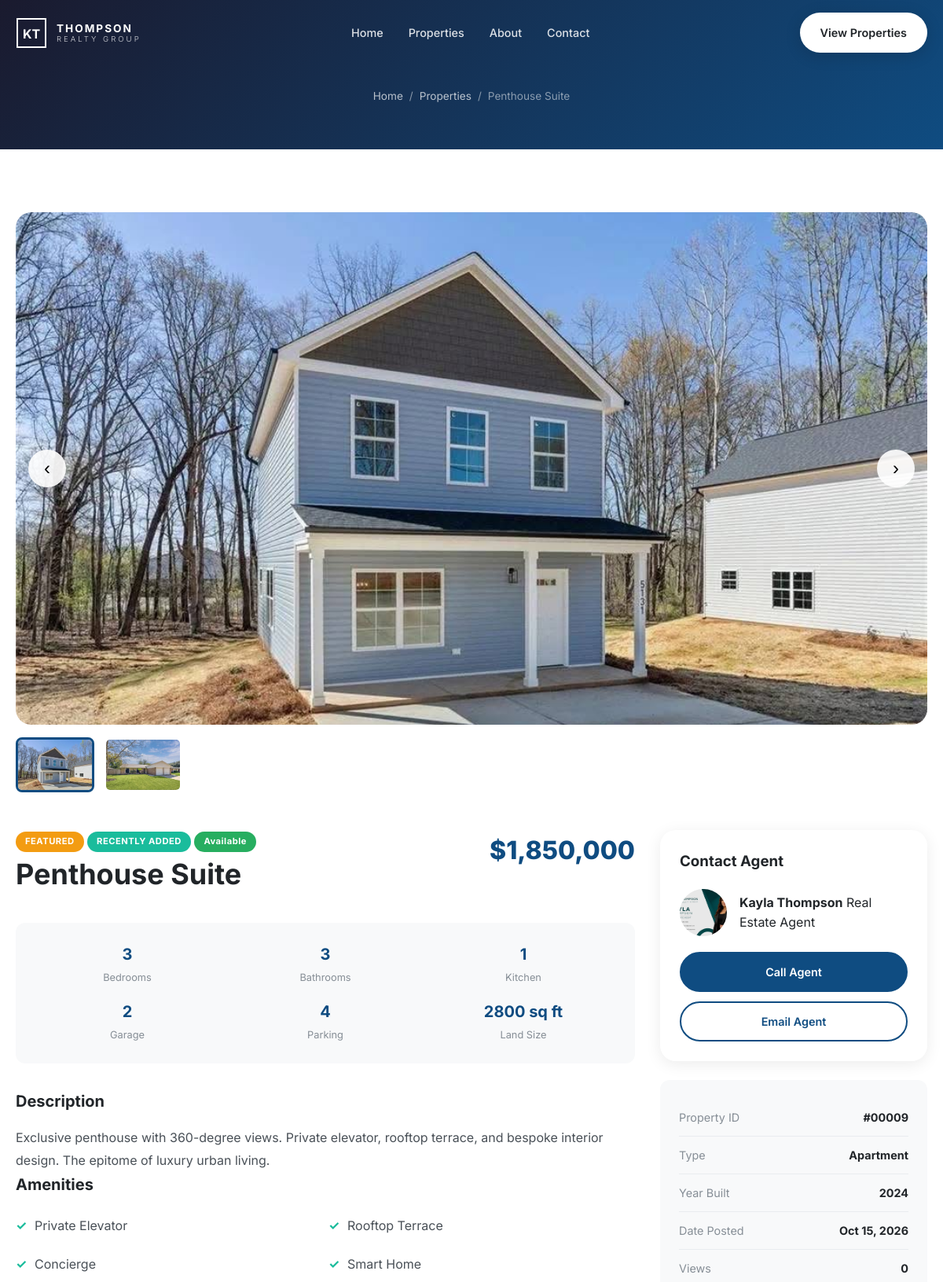
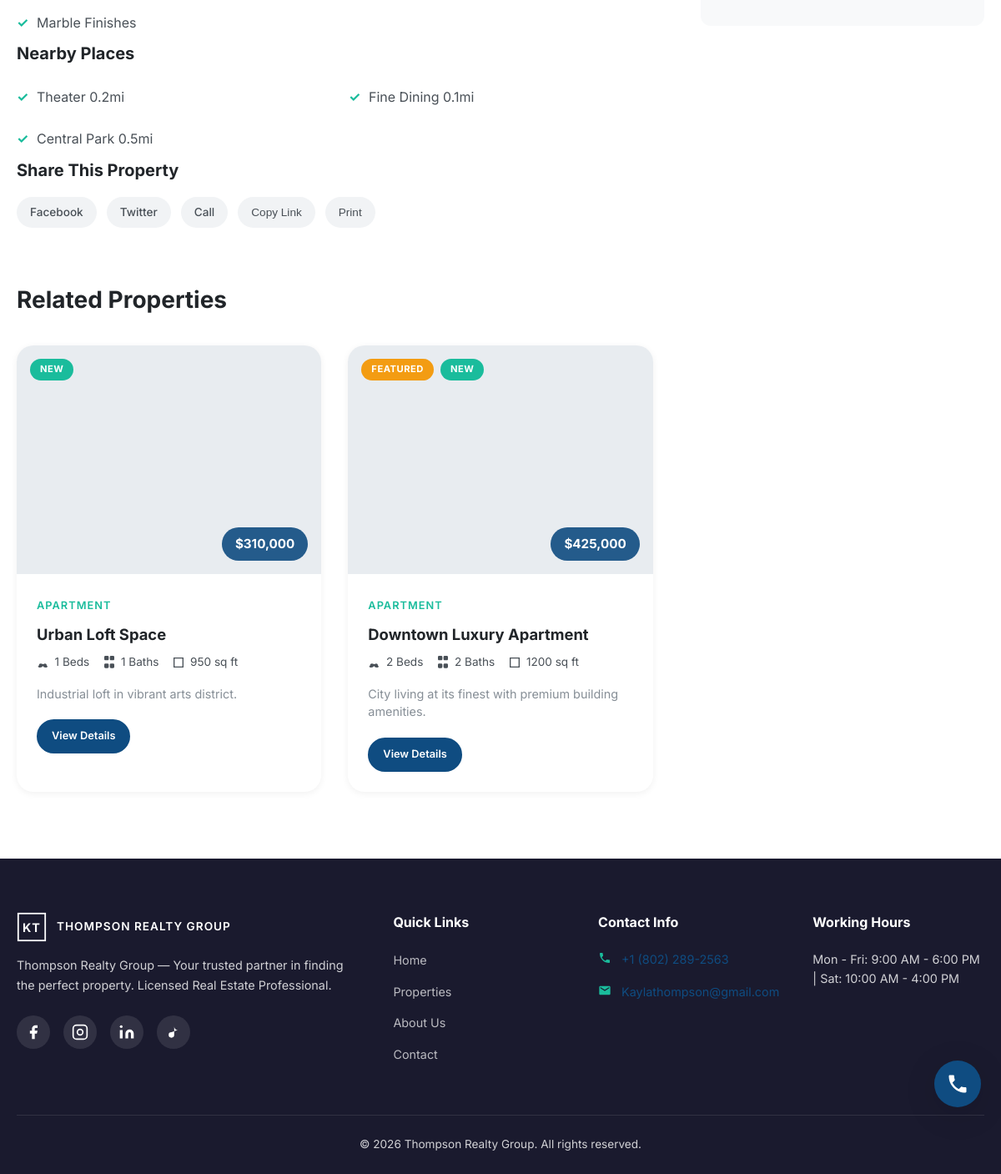
Page /property.php?slug=penthouse-suite on the committed database (2 pictures, top to bottom).
### tables this page shows
CREATE TABLE properties (
    id INT UNSIGNED AUTO_INCREMENT PRIMARY KEY,
    title VARCHAR(255) NOT NULL,
    slug VARCHAR(255) NOT NULL UNIQUE,
    price DECIMAL(15,2) NOT NULL DEFAULT 0,
    property_type_id INT UNSIGNED NOT NULL,
    status ENUM('available','sold','pending') NOT NULL DEFAULT 'available',
    description TEXT,
    short_description VARCHAR(500),
    bedrooms INT UNSIGNED DEFAULT 0,
    bathrooms INT UNSIGNED DEFAULT 0,
    kitchen INT UNSIGNED DEFAULT 0,
    garage INT UNSIGNED DEFAULT 0,
    parking INT UNSIGNED DEFAULT 0,
    land_size VARCHAR(50),
    year_built YEAR,
    address VARCHAR(255),
    state_id INT UNSIGNED NOT NULL,
    city_id INT UNSIGNED NOT NULL,
    zip_code VARCHAR(20),
    latitude DECIMAL(10,8),
    longitude DECIMAL(11,8),
    amenities TEXT,
    nearby_places TEXT,
    featured_image VARCHAR(255),
    is_featured TINYINT(1) DEFAULT 0,
    views INT UNSIGNED DEFAULT 0,
    created_at TIMESTAMP DEFAULT CURRENT_TIMESTAMP,
    updated_at TIMESTAMP DEFAULT CURRENT_TIMESTAMP ON UPDATE CURRENT_TIMESTAMP,
    FOREIGN KEY (property_type_id) REFERENCES property_types(id),
    FOREIGN KEY (state_id) REFERENCES states(id),
    FOREIGN KEY (city_id) REFERENCES cities(id),
    INDEX idx_status (status),
    INDEX idx_featured (is_featured),
    INDEX idx_price (price),
    INDEX idx_created (created_at)
);

CREATE TABLE property_images (
    id INT UNSIGNED AUTO_INCREMENT PRIMARY KEY,
    property_id INT UNSIGNED NOT NULL,
    image_path VARCHAR(255) NOT NULL,
    thumbnail_path VARCHAR(255),
    is_cover TINYINT(1) DEFAULT 0,
    sort_order INT DEFAULT 0,
    created_at TIMESTAMP DEFAULT CURRENT_TIMESTAMP,
    FOREIGN KEY (property_id) REFERENCES properties(id) ON DELETE CASCADE
);

CREATE TABLE property_types (
    id INT UNSIGNED AUTO_INCREMENT PRIMARY KEY,
    name VARCHAR(50) NOT NULL UNIQUE,
    slug VARCHAR(50) NOT NULL UNIQUE
);

### includes/config/database.php (called while the page is built, shortened)
<?php
function getDB(): PDO
{
    static $pdo = null;
    if ($pdo === null) {
        $dsn = 'mysql:host=' . DB_HOST . ';dbname=' . DB_NAME . ';charset=' . DB_CHARSET;
        $options = [
            PDO::ATTR_ERRMODE            => PDO::ERRMODE_EXCEPTION,
            PDO::ATTR_DEFAULT_FETCH_MODE => PDO::FETCH_ASSOC,
            PDO::ATTR_EMULATE_PREPARES   => false,
        ];
        $pdo = new PDO($dsn, DB_USER, DB_PASS, $options);
    }
    return $pdo;
}

### property.php (the view, shortened to what this page needs)
<?php
$slug = sanitize($_GET['slug'] ?? '');
$property = getPropertyBySlug($slug);
$property = enrichProperty($property);
$images = getPropertyImages($property['id']);
$related = array_map('enrichProperty', getRelatedProperties($property['id'], $property['property_type_id']));
$amenities = array_filter(array_map('trim', explode(',', $property['amenities'] ?? '')));
$nearby = array_filter(array_map('trim', explode(',', $property['nearby_places'] ?? '')));
$pageTitle = $property['title'] . ' | ' . getSetting('site_name');
$phone = getSetting('contact_phone');
$email = getSetting('contact_email');
$shareUrl = urlencode(APP_URL . '/property.php?slug=' . $property['slug']);
require_once __DIR__ . '/includes/header.php';
?>
<section class="page-hero page-hero--small">
    <div class="container">
        <nav class="breadcrumb" aria-label="Breadcrumb">
            <a href="<?= asset('index.php') ?>">Home</a>
            <span>/</span>
            <a href="<?= asset('listings.php') ?>">Properties</a>
            <span>/</span>
            <span><?= e($property['title']) ?></span>
        </nav>
    </div>
</section>
<section class="section property-detail">
    <div class="container">
        <div class="property-detail__gallery">
            <div class="gallery-main" id="gallery-main">
                <?php
                $mainImg = propertyImagePath($property['featured_image']);
                if (!empty($images[0]['image_path'])) {
                    $mainImg = $images[0]['image_path'];
                }
                ?>
                <img src="<?= asset($mainImg) ?>" alt="<?= e($property['title']) ?>" id="gallery-main-img">
                <?php if (count($images) > 1): ?>
                <button class="gallery-nav gallery-nav--prev" id="gallery-prev" aria-label="Previous image">‹</button>
                <button class="gallery-nav gallery-nav--next" id="gallery-next" aria-label="Next image">›</button>
                <?php endif; ?>
            </div>
            <?php if (count($images) > 1): ?>
            <div class="gallery-thumbs">
                <?php foreach ($images as $i => $img): ?>
                <button class="gallery-thumb <?= $i === 0 ? 'active' : '' ?>" data-src="<?= asset($img['image_path']) ?>">
                    <img src="<?= asset(propertyImagePath($img['thumbnail_path'] ?? $img['image_path'])) ?>" alt="Thumbnail <?= $i + 1 ?>" loading="lazy">
                </button>
                <?php endforeach; ?>
            </div>
            <?php endif; ?>
        </div>
        <div class="property-detail__layout">
            <div class="property-detail__main">
                <div class="property-detail__header">
                    <div>
                        <?php if ($property['is_featured']): ?><span class="badge badge--featured">Featured</span><?php endif; ?>
                        <?php if (isRecent($property['created_at'])): ?><span class="badge badge--new">Recently Added</span><?php endif; ?>
                        <span class="badge badge--status badge--<?= e($property['status']) ?>"><?= ucfirst(e($property['status'])) ?></span>
                        <h1><?= e($property['title']) ?></h1>
                    </div>
                    <div class="property-detail__price"><?= $property['price_formatted'] ?></div>
                </div>
                <div class="property-detail__meta-grid">
                    <div><strong><?= $property['bedrooms'] ?></strong><span>Bedrooms</span></div>
                    <div><strong><?= $property['bathrooms'] ?></strong><span>Bathrooms</span></div>
                    <div><strong><?= $property['kitchen'] ?></strong><span>Kitchen</span></div>
                    <div><strong><?= $property['garage'] ?></strong><span>Garage</span></div>
                    <div><strong><?= $property['parking'] ?></strong><span>Parking</span></div>
                    <div><strong><?= e($property['land_size']) ?></strong><span>Land Size</span></div>
                </div>
                <div class="property-detail__info">
                    <h3>Description</h3>
                    <p><?= nl2br(e($property['description'])) ?></p>
                </div>
                <?php if ($amenities): ?>
                <div class="property-detail__amenities">
                    <h3>Amenities</h3>
                    <ul class="amenities-list">
                        <?php foreach ($amenities as $a): ?>
                        <li><?= e($a) ?></li>
                        <?php endforeach; ?>
                    </ul>
                </div>
                <?php endif; ?>
                <?php if ($nearby): ?>
                <div class="property-detail__nearby">
                    <h3>Nearby Places</h3>
                    <ul class="nearby-list">
                        <?php foreach ($nearby as $n): ?>
                        <li><?= e($n) ?></li>
                        <?php endforeach; ?>
                    </ul>
                </div>
                <?php endif; ?>
                <div class="property-detail__share">
                    <h3>Share This Property</h3>
                    <div class="share-buttons">
                        <a href="https://www.facebook.com/sharer/sharer.php?u=<?= $shareUrl ?>" target="_blank" rel="noopener" class="share-btn">Facebook</a>
                        <a href="https://twitter.com/intent/tweet?url=<?= $shareUrl ?>&text=<?= urlencode($property['title']) ?>" target="_blank" rel="noopener" class="share-btn">Twitter</a>
                        <a href="tel:<?= e(preg_replace('/[^0-9+]/', '', $phone)) ?>" class="share-btn">Call</a>
                        <button class="share-btn" id="copy-link" data-url="<?= asset('property.php?slug=' . $property['slug']) ?>">Copy Link</button>
                        <button class="share-btn" onclick="window.print()">Print</button>
                    </div>
                </div>
            </div>
            <aside class="property-detail__sidebar">
                <div class="agent-card glass-card">
                    <h3>Contact Agent</h3>
                    <div class="agent-card__info">
                        <img src="<?= asset(getSetting('agent_photo')) ?>" alt="<?= e(getSetting('agent_name')) ?>">
                        <div>
                            <strong><?= e(getSetting('agent_name')) ?></strong>
                            <span><?= e(getSetting('agent_title')) ?></span>
                        </div>
                    </div>
                    <div class="agent-card__actions">
                        <a href="tel:<?= e(preg_replace('/[^0-9+]/', '', $phone)) ?>" class="btn btn--primary btn--block">Call Agent</a>
                        <a href="mailto:<?= e($email) ?>?subject=<?= urlencode('Inquiry: ' . $property['title']) ?>" class="btn btn--outline btn--block">Email Agent</a>
                    </div>
                </div>
                <div class="property-detail__meta-box">
                    <ul>
                        <li><span>Property ID</span><strong>#<?= str_pad($property['id'], 5, '0', STR_PAD_LEFT) ?></strong></li>
                        <li><span>Type</span><strong><?= e($property['type_name']) ?></strong></li>
                        <li><span>Year Built</span><strong><?= e($property['year_built'] ?? 'N/A') ?></strong></li>
                        <li><span>Date Posted</span><strong><?= formatDate($property['created_at']) ?></strong></li>
                        <li><span>Views</span><strong><?= number_format($property['views']) ?></strong></li>
                    </ul>
                </div>
            </aside>
        </div>
        <?php if ($related): ?>
        <div class="related-properties">
            <h2>Related Properties</h2>
            <div class="property-grid">
                <?php foreach ($related as $p): ?>
                    <?= renderPropertyCard($p) ?>
                <?php endforeach; ?>
            </div>
        </div>
        <?php endif; ?>
    </div>
</section>
<?php
require_once __DIR__ . '/includes/footer.php';
?>

### includes/functions.php (shortened to what this page needs)
<?php
function e(?string $str): string
{
    return htmlspecialchars($str ?? '', ENT_QUOTES, 'UTF-8');
}
function sanitize(string $input): string
{
    return trim(strip_tags($input));
}
function getSetting(string $key, string $default = ''): string
{
    static $cache = null;
    if ($cache === null) {
        $cache = [];
        try {
            $stmt = getDB()->query('SELECT setting_key, setting_value FROM settings');
            while ($row = $stmt->fetch()) {
                $cache[$row['setting_key']] = $row['setting_value'];
            }
        } catch (PDOException $e) {
            return $default;
        }
    }
    return $cache[$key] ?? $default;
}
function formatPrice(float $price): string
{
    return '$' . number_format($price, 0, '.', ',');
}
function formatDate(string $date): string
{
    return date('M d, Y', strtotime($date));
}
function isRecent(string $date, int $days = 14): bool
{
    return (time() - strtotime($date)) < ($days * 86400);
}
function getPropertyBySlug(string $slug): ?array
{
    $sql = "SELECT p.*, pt.name as type_name, s.name as state_name, s.code as state_code, c.name as city_name
            FROM properties p
            JOIN property_types pt ON p.property_type_id = pt.id
            JOIN states s ON p.state_id = s.id
            JOIN cities c ON p.city_id = c.id
            WHERE p.slug = ?";
    $stmt = getDB()->prepare($sql);
    $stmt->execute([$slug]);
    $row = $stmt->fetch();
    return $row ?: null;
}
function getPropertyImages(int $propertyId): array
{
    $stmt = getDB()->prepare('SELECT * FROM property_images WHERE property_id = ? ORDER BY is_cover DESC, sort_order ASC');
    $stmt->execute([$propertyId]);
    return $stmt->fetchAll();
}
function getRelatedProperties(int $propertyId, int $typeId, int $limit = 3): array
{
    $limit = max(1, min($limit, 12));
    $sql = "SELECT p.*, pt.name as type_name, s.name as state_name, c.name as city_name
            FROM properties p
            JOIN property_types pt ON p.property_type_id = pt.id
            JOIN states s ON p.state_id = s.id
            JOIN cities c ON p.city_id = c.id
            WHERE p.id != ? AND p.property_type_id = ?
            ORDER BY RAND() LIMIT {$limit}";
    $stmt = getDB()->prepare($sql);
    $stmt->execute([$propertyId, $typeId]);
    return $stmt->fetchAll();
}
function renderPropertyCard(array $property): string
{
    $img = e(asset($property['featured_image'] ?: 'assets/images/properties/1.jpeg'));
    $url = APP_URL . '/property.php?slug=' . urlencode($property['slug']);
    $title = e($property['title']);
    $typeName = e($property['type_name']);
    $landSize = e($property['land_size'] ?? '');
    $priceFormatted = e($property['price_formatted']);
    $bedrooms = (int) $property['bedrooms'];
    $bathrooms = (int) $property['bathrooms'];
    $badges = '';
    if ($property['is_featured']) {
        $badges .= '<span class="badge badge--featured">Featured</span>';
    }
    if (isRecent($property['created_at'])) {
        $badges .= '<span class="badge badge--new">New</span>';
    }
    $desc = e(mb_substr($property['short_description'] ?? '', 0, 100));
    return <<<HTML
    <article class="property-card" data-animate>
        <div class="property-card__image-wrap">
            <img class="property-card__image lazy" data-src="{$img}" alt="{$title}" loading="lazy">
            <div class="property-card__badges">{$badges}</div>
            <div class="property-card__price">{$priceFormatted}</div>
        </div>
        <div class="property-card__body">
            <span class="property-card__type">{$typeName}</span>
            <h3 class="property-card__title"><a href="{$url}">{$title}</a></h3>
            <div class="property-card__meta">
                <span><svg width="16" height="16" viewBox="0 0 24 24" fill="currentColor"><path d="M7 14c-1.66 0-3 1.34-3 3 0 1.31-1.16 2-2 2 .92 1.22 2.49 2 4 2 2.67 0 4.33-1.5 5-3 .67 1.5 2.33 3 5 3 1.51 0 3.09-.78 4-2-.84 0-2-1.09-2-2 0-1.66-1.34-3-3-3-1.09 0-2.09.45-2.78 1.16C9.09 14.45 8.09 14 7 14z"/></svg> {$bedrooms} Beds</span>
                <span><svg width="16" height="16" viewBox="0 0 24 24" fill="currentColor"><path d="M9 22H5c-1.1 0-2-.9-2-2v-4c0-1.1.9-2 2-2h4c1.1 0 2 .9 2 2v4c0 1.1-.9 2-2 2zm0-14H5c-1.1 0-2-.9-2-2V2c0-1.1.9-2 2-2h4c1.1 0 2 .9 2 2v4c0 1.1-.9 2-2 2zm10 14h-4c-1.1 0-2-.9-2-2v-4c0-1.1.9-2 2-2h4c1.1 0 2 .9 2 2v4c0 1.1-.9 2-2 2zm0-14h-4c-1.1 0-2-.9-2-2V2c0-1.1.9-2 2-2h4c1.1 0 2 .9 2 2v4c0 1.1-.9 2-2 2z"/></svg> {$bathrooms} Baths</span>
                <span><svg width="16" height="16" viewBox="0 0 24 24" fill="currentColor"><path d="M3 3v18h18V3H3zm16 16H5V5h14v14z"/></svg> {$landSize}</span>
            </div>
            <p class="property-card__desc">{$desc}</p>
            <a href="{$url}" class="btn btn--primary btn--sm">View Details</a>
        </div>
    </article>
    HTML;
}
function enrichProperty(array $p): array
{
    $p['price_formatted'] = formatPrice((float) $p['price']);
    return $p;
}
function asset(?string $path): string
{
    return APP_URL . '/' . ltrim($path, '/');
}
function propertyImagePath(?string $path): string
{
    return ($path !== null && $path !== '') ? $path : 'assets/images/properties/1.jpeg';
}

### rows in the picture
properties: title "Penthouse Suite", status "Available", bedrooms "3", bathrooms "3", kitchen "1", garage "2", parking "4", land_size "2800 sq ft", description "Exclusive penthouse with 360-degree views. Private elevator, rooftop terrace, and bespoke interior design. The epitome of luxury urban living.", amenities "Private Elevator", amenities "Rooftop Terrace", amenities "Concierge", amenities "Smart Home", amenities "Marble Finishes", nearby_places "Theater 0.2mi", nearby_places "Fine Dining 0.1mi", nearby_places "Central Park 0.5mi", id "00009", property_type.name "Apartment", year_built "2024", created_at "Oct 15, 2026", views "0"
property_images: image_path (picture), thumbnail_path+image_path (picture)
property_images: thumbnail_path+image_path (picture)
properties: shows "NEW", priceFormatted "$310,000", property_type.name "APARTMENT", title "Urban Loft Space", bedrooms "1", bathrooms "1", land_size "950 sq ft", short_description "Industrial loft in vibrant arts district."
properties: is_featured "FEATURED", shows "NEW", priceFormatted "$425,000", property_type.name "APARTMENT", title "Downtown Luxury Apartment", bedrooms "2", bathrooms "2", land_size "1200 sq ft", short_description "City living at its finest with premium building amenities."

### other values in the picture
$property['price_formatted'] "$1,850,000"
getSetting('agent_name') "Kayla Thompson"
getSetting('agent_title') "Real Estate Agent"
getSetting('footer_text') "Thompson Realty Group — Your trusted partner in finding the perfect property. Licensed Real Estate Professional."
getSetting('contact_phone') "+1 (802) 289-2563"
getSetting('contact_email') "Kaylathompson@gmail.com"
getSetting('working_hours') "Mon - Fri: 9:00 AM - 6:00 PM | Sat: 10:00 AM - 4:00 PM"
getSetting('site_name') "Thompson Realty Group"
